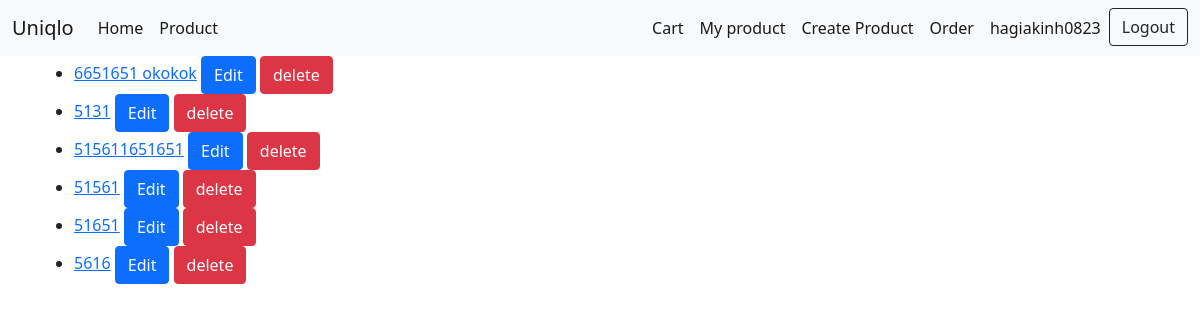
/productuser/ (signed in), run on an earlier commit of the app's database.
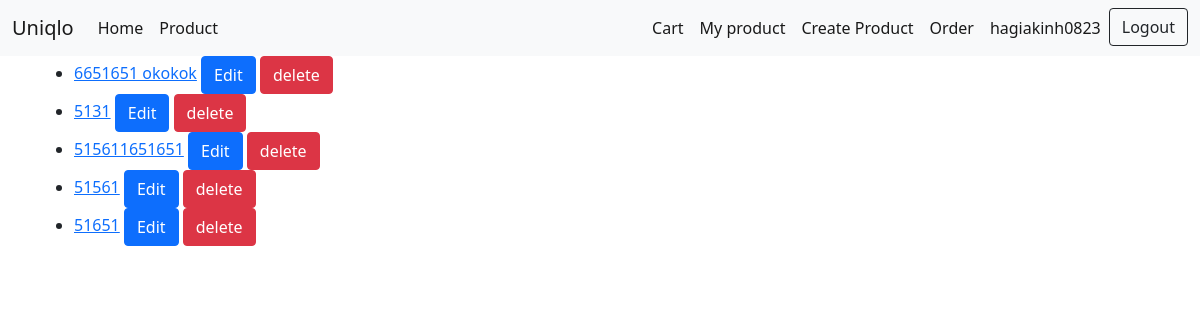
And on a later commit of the database.
### appProduct/models.py (models this page shows, shortened)
class Product(models.Model):
    category = models.ForeignKey(Category, on_delete=models.CASCADE)
    user = models.ForeignKey(User, on_delete=models.CASCADE)
    name = models.CharField(max_length=256)
    price = models.DecimalField(max_digits = 20,decimal_places=2)
    quantity = models.IntegerField(blank=True, default=1)
    recommend = models.TextField(blank=True)
    image = models.ImageField(upload_to='productImages', default='default.jpg')
    datecreated = models.DateTimeField(auto_now_add=True)  #không thể chỉnh sữa ngày tạo và khởi tạo thời gian tạo

### appProduct/views.py (the view)
# urls.py: path('productuser/', views.productuser, name='productuser'),
@login_required
def productuser(request):
    products = Product.objects.filter(user = request.user)
    return render(request, 'product/productuser.html', {'products': products})

### templates/product/productuser.html
{% extends "base/base.html" %}
{% block block_body %}
<ul class="#productuser">
{% for product in products  %}
    <li>
        <a href="{% url 'appProduct:detailproduct' product.id %}">{{ product.name }}</a>
        <a href="{% url 'appProduct:editproduct' product.id %}" class="btn btn-primary" id="{{product.id}}" >Edit</a>
        <button class="btn btn-danger delete" data-id= '{{product.id}}'>delete</button>
    </li>
{% endfor %}
</ul>
{% endblock %}

What changed in the data, as far as the page shows it:
removed Product: name "5616"
